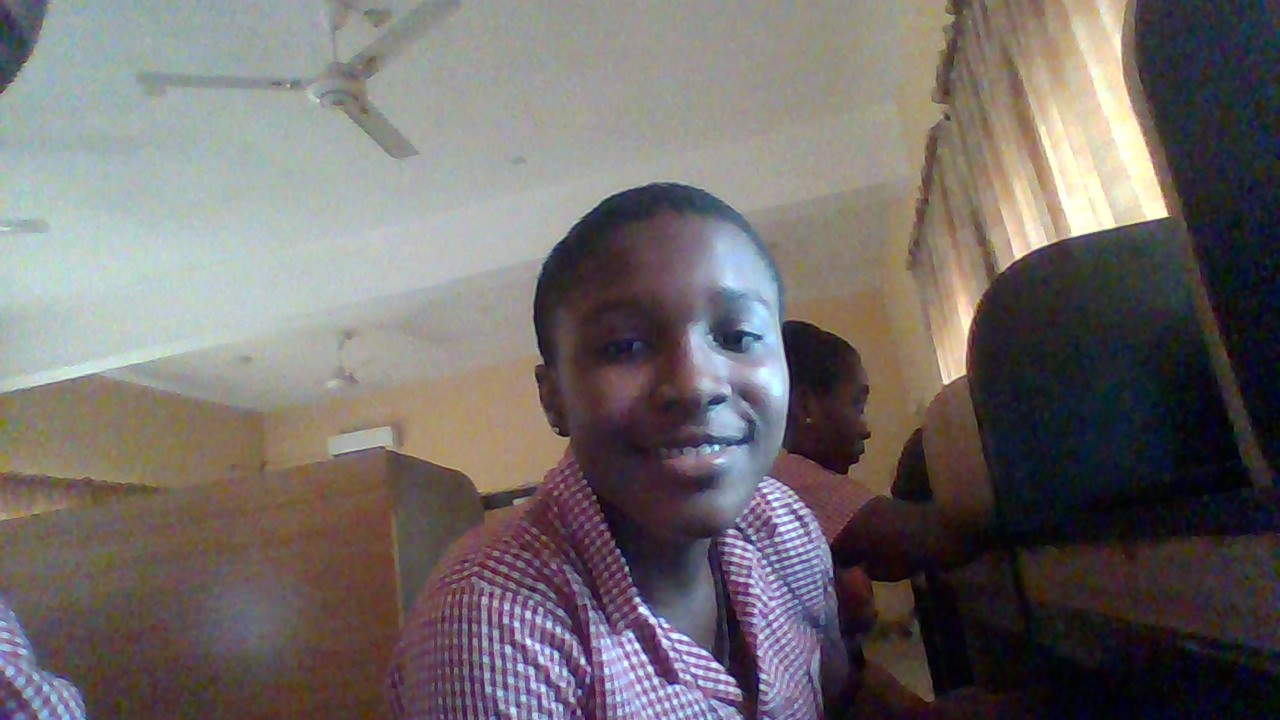
#> input picture facial rec/mass.jpg, 1280 x 720 px
$ python main.py
#> lines starting #> are read from the running program, lines starting #| are printed output that depends on the picture; after the words box and inside, x2 and y2 are one past the last pixel; in counts of white or black regions, pixels touching at a corner belong together
from turtledemo.nim import COLOR

import cv2

face_haar_cascade = cv2.CascadeClassifier('haarcascade_frontalface_default.xml')
image = cv2.imread('mass.jpg')
#> image is the input picture: shape (720, 1280, 3); mean B, G, R 106, 107, 113.1
gray = cv2.cvtColor(image, cv2.COLOR_BGR2GRAY)
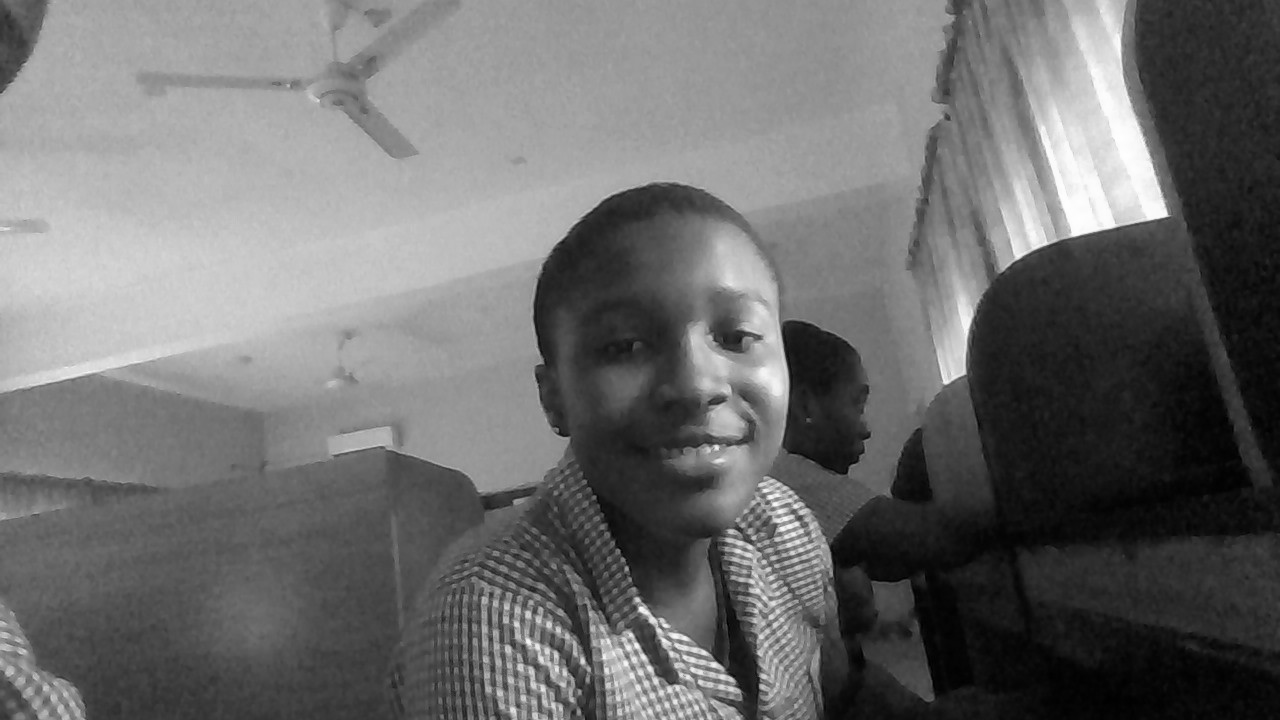
#> gray: shape (720, 1280); min 0, max 254, mean 108.7
#cv2.imshow("Gray", "gray")
#cv2.waitKey()

Faces = face_haar_cascade.detectMultiScale(gray, 1.1 , 4)
#> Faces = [[667, 484, 116, 116], [555, 230, 266, 266]]

for (x, y, w, h) in Faces:
    cv2.rectangle(image, (x, y), (x + w, y + h), (0, 255, 0), 5)
#> this loop made 2 passes
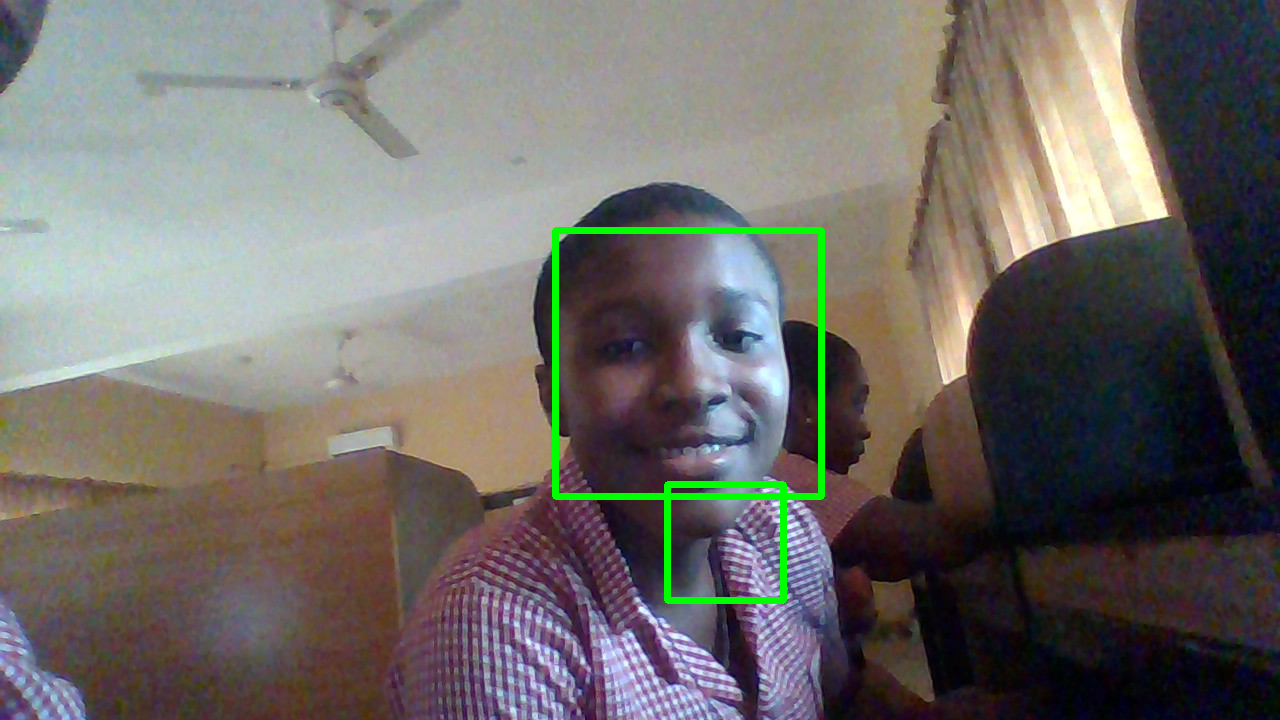
#> image: shape (720, 1280, 3); 1.15% of pixels changed, all inside (x1, y1, x2, y2) = (552, 227, 825, 604)

cv2.imshow("Faces", image)
cv2.waitKey()
